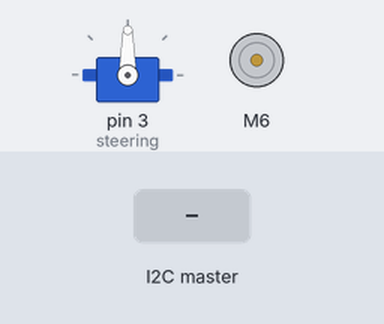
Simulated run of this sketch. Board: Arduino Uno, built with avr-gcc and run on an emulated ATmega328P. Shown: servo, DC motor (green arrow = forward, orange = backward, longer = faster). The test bench sets the inputs (shaded band). What the sketch prints to the serial monitor is not drawn.

Above: at 0.1 s.
At 6.2 s:
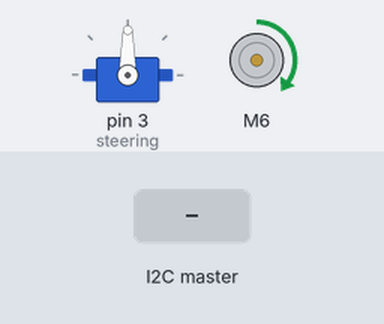
6.3 s: the I2C master sends the byte 1
At 22.9 s:
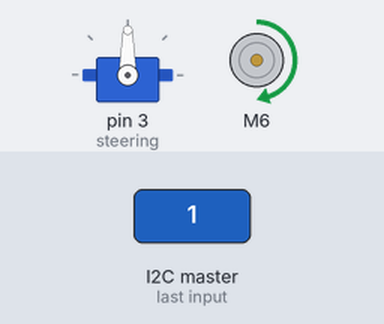
Timing chart, 0 to 25.7 s (numbered marks = the images above; inputs shaded):
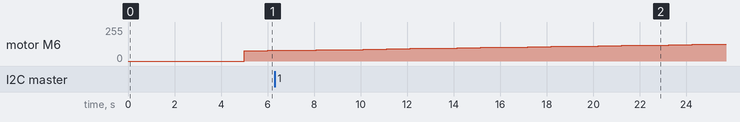

The sketch:

copy.ino
```cpp
#include <Wire.h>
#include <Servo.h>
#include <ESC.h>    //motor control library

int i2cAddress = 0x40;  //can be changed as/if needed

Servo steering;                  // create servo object to control steering servo
ESC motor (6,1000,2000,500);     //Used to control motor via PWM

void setup()
{
  Wire.begin(i2cAddress);       // join i2c bus with address #0x40
  Wire.onReceive(receiveEvent); // register event
  Wire.onRequest(sendData);

  //TODO should this be increased to higher data rate, test to see
  Serial.begin(9600);           // start serial for output

  steering.attach(3);  // attaches the pins to motor and steering objects
  motor.arm();    //setup motor ESC controller for use

  delay(5000);
}

//TODO adjust these
int neutralSteering = 90;  //Value of steering and motor variables when idle
int neutralMotor = 1000;
float neutralDuration = 1000;

float steeringTimer = 0.0;  //used to determine how much longer to hold current values for steering input and motor speed
float steeringTimerBegin = 0.0;
float motorTimer = 0.0;
float motorTimerBegin = 0.0;
float currentTime = 0.0;

/**
 * Method to read bytes from the I2C bus and create an array containing the values to
 * be sent to the steering servo and motor control ESC
*/
void receiveEvent(int bytes) {

  byte nothing   = Wire.read();    //used to clear first 0 sent on bus, not needed for our purposes
  byte deviceMSB = Wire.read();
  byte deviceLSB = Wire.read();
  byte valueMSB  = Wire.read();
  byte valueLSB  = Wire.read();
  byte timeMSB   = Wire.read();
  byte timeLSB   = Wire.read();

  // For debugging
  // Serial.print("deviceMSB: ");
  // Serial.println(deviceMSB);
  // Serial.print("deviceLSB: ");
  // Serial.println(deviceLSB);
  // Serial.print("valueMSB: ");
  // Serial.println(valueMSB);
  // Serial.print("valueLSB: ");
  // Serial.println(valueLSB);
  // Serial.print("timeMSB: ");
  // Serial.println(timeMSB);
  // Serial.print("timeLSB: ");
  // Serial.println(timeLSB);

  //Reconstruct payload
  //Combine individual bytes to correct values
  int deviceSelected = (deviceMSB<<8) | (deviceLSB);
  int value =           (valueMSB<<8) | (valueLSB);
  int timeToHoldMillis = (timeMSB<<8) | (timeLSB);

  if(deviceSelected == 0){  //it is a steering update
    adjustSteering(value, timeToHoldMillis);
  }
  else if(deviceSelected == 1){ //is a motor update
    adjustMotor(value, timeToHoldMillis);
  }
  else{ //Not a valid device select, log this
    Serial.print("Invalid device select detected, no device addressed: ");
    Serial.println(deviceSelected);
  }

}
int pos = 1300;
void loop()
{
  //first step: update timers and act on these if needed
  currentTime = millis();

  if(motorTimerBegin + motorTimer <= currentTime){
    //out of time on current motor action, return steering to neutral
    adjustMotor(pos, neutralDuration);
    pos=pos+10;

  }
//  if(steeringTimerBegin + steeringTimer >= currentTime){
//    //out of time on current steering action, need to respond by returning steering to neutral position
//    adjustSteering(neutralSteering, neutralDuration);
//  }

//main logic here
//for (pos = 1000; pos <= 1500; pos += 100) { // goes from 0 degrees to 180 degrees
  // in steps of 1 degree
//  adjustMotor(pos, 1000);              // tell servo to go to position in variable 'pos'
  Serial.println(pos);
//  delay(800);                       // waits 15ms for the servo to reach the position
//
}

/**
 * Method called whenever adjusting the steering input of RC car
 * Input value from 0 to 180 setting the servo position
 * Input duration is value in millis for how long position should be held
*/
void adjustSteering(int value, int duration){
  //Check input to see if it is beyond allowed limits for servo position
  //Needed to avoid damage to servo itself or RC car
  if(value <= 110 && value >= 60){
    steering.write(value);
    steeringTimer = (float)duration;
    steeringTimerBegin = millis();
  }
  else{//invalid steering value specified
    Serial.print("Invalid steering value decoded, cannot adjust steering servo to position: ");
    Serial.println(value);
  }

}

/**
 * Method called whenever adjusting motor input of RC car
 * Input values between 1000 and 2000
 * Input duration is value in millis for how long power should be held
*/
void adjustMotor(int value, int duration){
  //check value input to ensure it is within allowed limits for vehicle
  if(value <= 2000 && value >= 0){
    motor.speed(value);
    Serial.println(value);
    motorTimer = (float)duration;
    motorTimerBegin = millis();
  }
  else{//invalid motor value specified
    Serial.print("Invalid motor value decoded, cannot adjust motor speed to: ");
    Serial.println(value);
  }
}

//TODO Update below function to include Motor related data also
/**
 * Return data to Jetson via I2C wires
 * Used to inform system of variable states
 *
*/
void sendData(){
    Wire.write(1); //will want to adjust this to send all data we are concerned with
}
```
